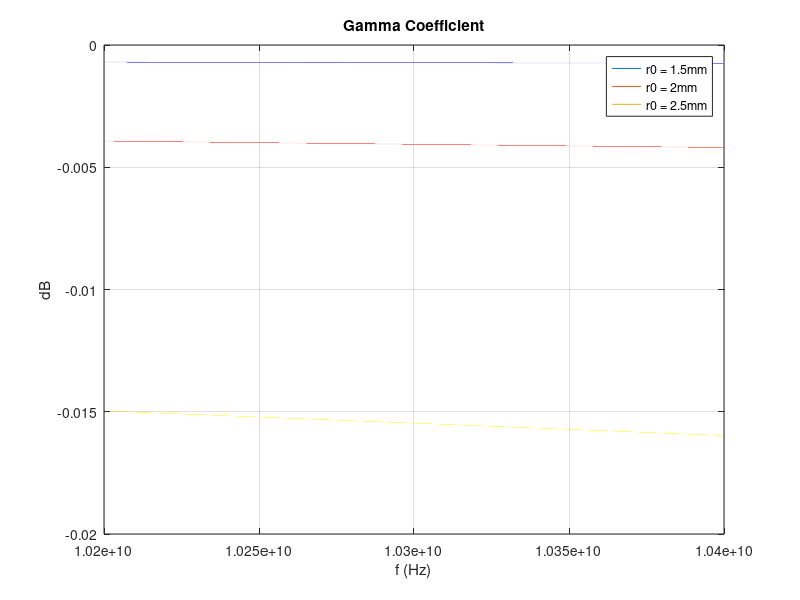
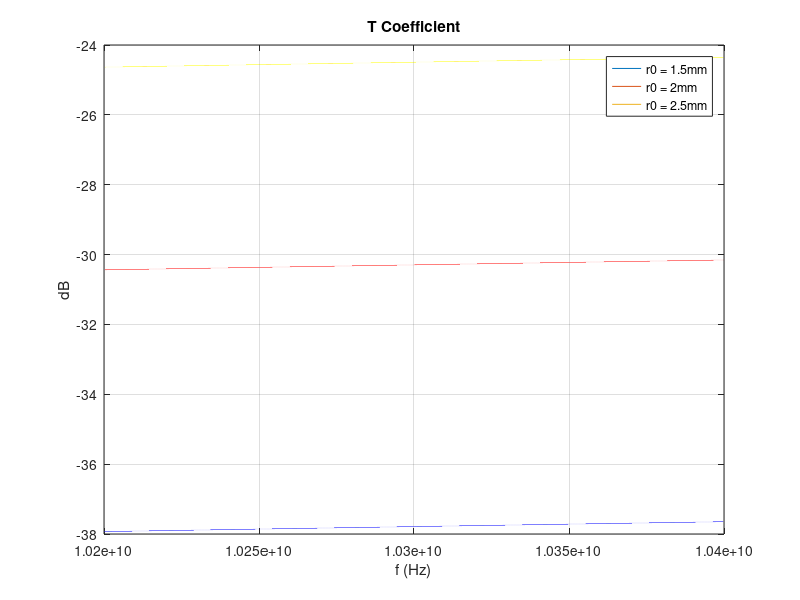

Recreate these plots in MATLAB, in order.
% Microwaves 2
% 1st Project 

clear all;
close all;

%Constants
a = 2.286*10^(-2);
b = 1.016*10^(-2);
r0 = 10^(-3)*[1.5 2 2.5];
L = 37.48*10^(-3);
m0 = 4*pi*10^(-7);
e0 = 8.854*10^(-12);
am = (4*r0.^3)/3;
eta0 = sqrt(m0/e0);
c = 3*10^8;

%Variables
f = 10.2*10^9:10^3:10.4*10^9;
omega = 2*pi*f;
b10 = sqrt(m0*e0*omega.^2 - (pi/a)^2);
fc = c/(2*a);
Z10 = eta0 ./ sqrt(1 - (fc./f).^2);
Y10 = 1./Z10;

Gamma_dB = zeros(length(f),3);
T_dB = zeros(length(f),3);

for j = 1:3
    B_f = -(a*b)./(2*am(j)*b10.*Z10);
    for i = 1:length(f)
    
    ABCD = [1 0; 1j*B_f(i) 1];
   
    A = ABCD(1,1);
    B = ABCD(1,2);
    C = ABCD(2,1);
    D = ABCD(2,2);
    
    s11 = (A + B/Z10(i) - C*Z10(i) - D)/(A + B/Z10(i) + C*Z10(i) + D);
    s21 = 2/(A+B/Z10(i)+C*Z10(i)+D);
       
    Gamma_dB(i,j) = 20*log10(abs(s11));
    T_dB(i,j) = 20*log10(abs(s21)); 
    end
    
    figure(1)
    plot(f,Gamma_dB(:,j))
    hold on
    grid on

    figure(2)
    plot(f,T_dB(:,j)) 
    hold on
    grid on
end


figure(1)
title('Gamma Coefficient')
legend('r0 = 1.5mm','r0 = 2mm','r0 = 2.5mm');
xlabel('f (Hz)');
ylabel('dB')

figure(2)
title('T Coefficient')
legend('r0 = 1.5mm','r0 = 2mm','r0 = 2.5mm');
xlabel('f (Hz)');
ylabel('dB')
